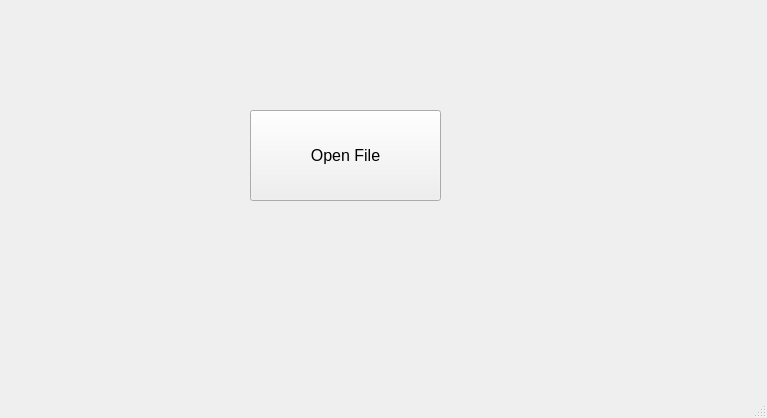
<?xml version="1.0" encoding="UTF-8"?>
<ui version="4.0">
 <class>MainWindow</class>
 <widget class="QMainWindow" name="MainWindow">
  <property name="geometry">
   <rect>
    <x>0</x>
    <y>0</y>
    <width>767</width>
    <height>418</height>
   </rect>
  </property>
  <property name="windowTitle">
   <string>MainWindow</string>
  </property>
  <widget class="QWidget" name="centralwidget">
   <widget class="QPushButton" name="pushButton">
    <property name="geometry">
     <rect>
      <x>250</x>
      <y>110</y>
      <width>191</width>
      <height>91</height>
     </rect>
    </property>
    <property name="font">
     <font>
      <pointsize>12</pointsize>
     </font>
    </property>
    <property name="text">
     <string>Open File</string>
    </property>
   </widget>
  </widget>
  <widget class="QMenuBar" name="menubar">
   <property name="geometry">
    <rect>
     <x>0</x>
     <y>0</y>
     <width>767</width>
     <height>21</height>
    </rect>
   </property>
  </widget>
  <widget class="QStatusBar" name="statusbar"/>
 </widget>
 <resources/>
 <connections/>
</ui>
